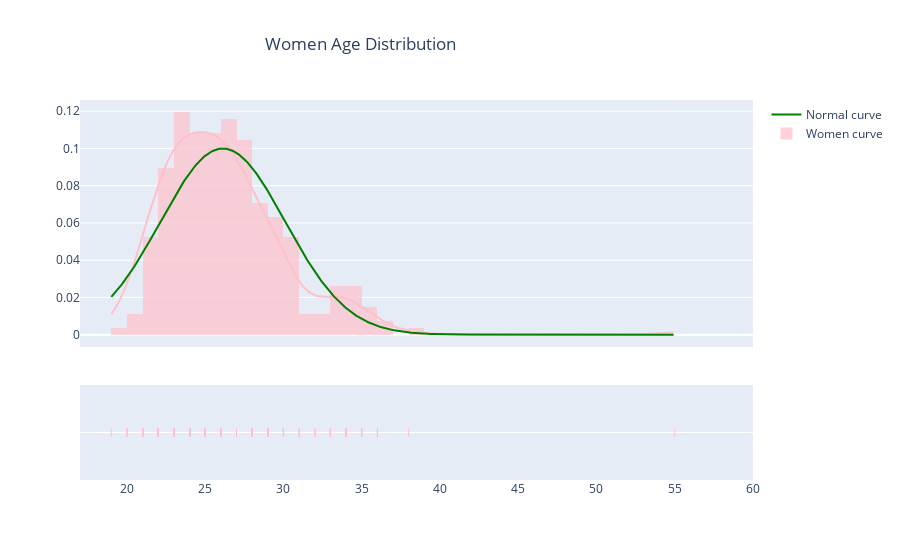

Here is the notebook cell this chart was saved with:
### Code cell
hist_data = [age_w]
group_labels = ['Women curve']
colors=['pink']

fig = ff.create_distplot(hist_data, group_labels, colors=colors)
fig2 = ff.create_distplot(hist_data, group_labels, curve_type='normal')

normal_x = fig2.data[1]['x']
normal_y = fig2.data[1]['y']

fig.add_traces(go.Scatter(x=normal_x, y=normal_y, mode = 'lines',
                          line = dict(color='green', 
                                      width = 2),
                          name = 'Normal curve'
                         ))
fig.update_layout(xaxis_range=[17, 60])
fig.update_layout(title="Women Age Distribution", title_x=0.4)
fig.show()

### Figure 1 — Plotly figure (JSON) as saved in the notebook; plotly's stock layout.template omitted (floating-point values rounded to 4 significant figures; data arrays with more than 128 entries replaced by an {"elided": "..."} marker saying what was removed)
{"data": [{"autobinx": false, "histnorm": "probability density", "legendgroup": "Women curve", "marker": {"color": "pink"}, "name": "Women curve", "opacity": 0.7, "type": "histogram", "x": {"elided": "269 int values"}, "xaxis": "x", "xbins": {"end": 55, "size": 1, "start": 19}, "yaxis": "y"}, {"legendgroup": "Women curve", "marker": {"color": "pink"}, "mode": "lines", "name": "Women curve", "showlegend": false, "type": "scatter", "x": {"elided": "500 float values"}, "xaxis": "x", "y": {"elided": "500 float values"}, "yaxis": "y"}, {"legendgroup": "Women curve", "marker": {"color": "pink", "symbol": "line-ns-open"}, "mode": "markers", "name": "Women curve", "showlegend": false, "type": "scatter", "x": {"elided": "269 int values"}, "xaxis": "x", "y": {"elided": "269 str values"}, "yaxis": "y2"}, {"line": {"color": "green", "width": 2}, "mode": "lines", "name": "Normal curve", "type": "scatter", "x": {"elided": "500 float values"}, "y": {"elided": "500 float values"}}], "layout": {"barmode": "overlay", "hovermode": "closest", "legend": {"traceorder": "reversed"}, "title": {"text": "Women Age Distribution", "x": 0.4}, "xaxis": {"anchor": "y2", "domain": [0, 1], "range": [17, 60], "zeroline": false}, "yaxis": {"anchor": "free", "domain": [0.35, 1], "position": 0}, "yaxis2": {"anchor": "x", "domain": [0, 0.25], "dtick": 1, "showticklabels": false}}}
